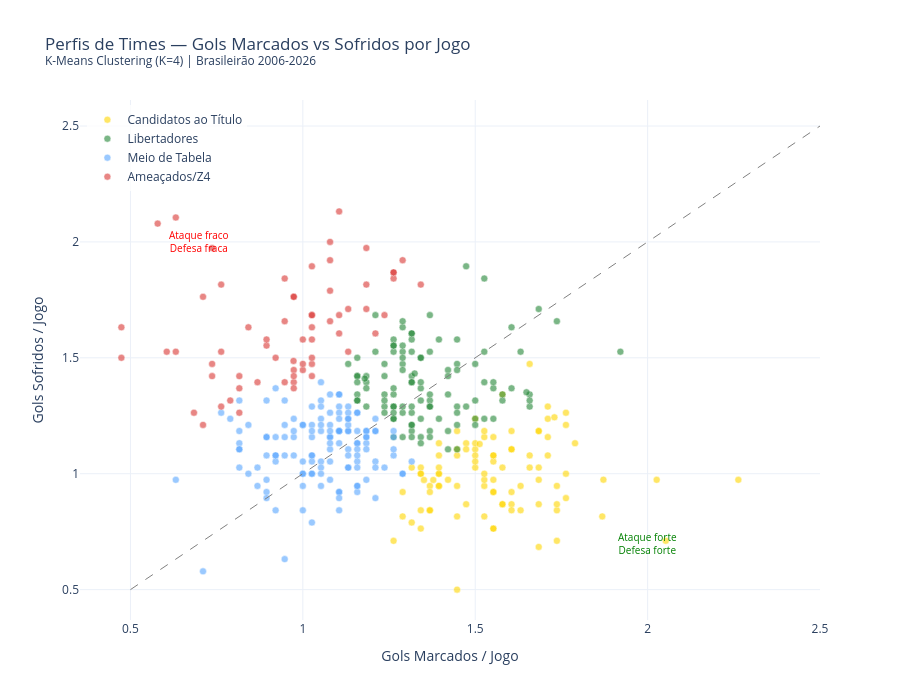

Here is the notebook cell this chart was saved with:
### Code cell
# === GRÁFICO 3: SCATTER — GOLS MARCADOS vs SOFRIDOS com CLUSTERS ===

cluster_colors = {
    'Candidatos ao Título': '#ffd700',
    'Libertadores': '#238636',
    'Meio de Tabela': '#58a6ff',
    'Ameaçados/Z4': '#da3633'
}

fig_scatter = go.Figure()

for perfil, cor in cluster_colors.items():
    sub = df_metricas[df_metricas['perfil'] == perfil]
    fig_scatter.add_trace(go.Scatter(
        x=sub['media_gm'], y=sub['media_gs'],
        mode='markers',
        marker=dict(color=cor, size=7, opacity=0.6, line=dict(width=0.5, color='white')),
        name=perfil,
        hovertemplate='%{customdata[0]} (%{customdata[1]})<br>'
                      'GM/jogo: %{x:.2f}<br>GS/jogo: %{y:.2f}<br>'
                      'Posição: %{customdata[2]}°<extra>' + perfil + '</extra>',
        customdata=sub[['time', 'ano', 'posicao']].values
    ))

# Diagonal de equilíbrio
fig_scatter.add_trace(go.Scatter(
    x=[0.5, 2.5], y=[0.5, 2.5],
    mode='lines', line=dict(color='gray', dash='dash', width=1),
    showlegend=False, hoverinfo='skip'
))

fig_scatter.add_annotation(x=2.0, y=0.7, text='Ataque forte<br>Defesa forte',
                           showarrow=False, font=dict(color='green', size=10))
fig_scatter.add_annotation(x=0.7, y=2.0, text='Ataque fraco<br>Defesa fraca',
                           showarrow=False, font=dict(color='red', size=10))

fig_scatter.update_layout(
    title='Perfis de Times — Gols Marcados vs Sofridos por Jogo<br>'
          '<sup>K-Means Clustering (K=4) | Brasileirão 2006-2026</sup>',
    xaxis_title='Gols Marcados / Jogo',
    yaxis_title='Gols Sofridos / Jogo',
    template='plotly_white',
    width=900, height=700,
    legend=dict(x=0.01, y=0.99, bgcolor='rgba(255,255,255,0.8)')
)

fig_scatter.show()
path = '../charts/cluster_scatter.html'
fig_scatter.write_html(path, include_plotlyjs='cdn')

# Adiciona descrição estatística
_desc = "Dispersão de gols marcados vs sofridos por jogo com agrupamento K-Means (K=4), identificando perfis ofensivos, defensivos e equilibrados."
with open(path) as f:
    html = f.read()
html = html.replace('<div>', f'<p style="text-align:center;color:#666;font-size:13px;font-family:sans-serif;margin:8px 0 0 0;">{_desc}</p>\n<div>', 1)
with open(path, 'w') as f:
    f.write(html)

print('Gráfico exportado: charts/cluster_scatter.html')

### Figure 1 — Plotly figure (JSON) as saved in the notebook; plotly's stock layout.template omitted (floating-point values rounded to 4 significant figures; data arrays with more than 128 entries replaced by an {"elided": "..."} marker saying what was removed)
{"data": [{"customdata": {"elided": "95x3 mixed values"}, "hovertemplate": "%{customdata[0]} (%{customdata[1]})<br>GM/jogo: %{x:.2f}<br>GS/jogo: %{y:.2f}<br>Posição: %{customdata[2]}°<extra>Candidatos ao Título</extra>", "marker": {"color": "#ffd700", "line": {"color": "white", "width": 0.5}, "opacity": 0.6, "size": 7}, "mode": "markers", "name": "Candidatos ao Título", "type": "scatter", "x": [1.684, 1.368, 1.526, 1.737, 1.5, 1.5, 1.447, 1.553, 1.763, 1.553, 1.447, 1.737, 1.526, 1.763, 1.711, 1.526, 1.5, 1.711, 1.395, 1.632, 1.789, 1.395, 1.5, 1.579, 1.5, 1.5, 1.684, 1.342, 1.605, 1.474, 1.553, 1.711, 1.447, 2.026, 1.342, 1.342, 1.289, 1.763, 1.605, 1.395, 1.553, 1.711, 1.868, 1.368, 1.553, 1.395, 1.368, 1.632, 1.553, 1.316, 1.447, 1.605, 1.421, 1.474, 1.553, 1.263, 1.342, 1.684, 1.342, 2.263, 1.684, 1.605, 1.579, 1.684, 1.73, 1.447, 1.378, 1.605, 1.351, 1.553, 1.763, 1.872, 1.513, 1.579, 1.658, 1.526, 1.737, 1.368, 1.526, 1.289, 1.474, 1.658, 1.684, 1.553, 1.605, 1.395, 1.395, 1.579, 1.395, 1.526, 1.447, 2.053, 1.316, 1.658, 1.737], "y": [1.184, 0.9474, 0.9474, 0.8421, 1.026, 1.237, 0.5, 1.158, 1.263, 0.9211, 1.184, 0.9474, 1.158, 1.211, 1.158, 1.184, 1.105, 1.079, 1.0, 0.9474, 1.132, 0.9474, 1.079, 1.342, 1.132, 1.053, 0.9737, 1.026, 0.8684, 0.8684, 0.9737, 1.289, 1.079, 0.9737, 1.0, 1.0, 0.8158, 1.0, 1.105, 1.079, 1.053, 1.237, 0.8158, 0.8421, 1.079, 1.0, 0.9211, 0.8421, 0.9211, 0.7895, 0.9474, 1.184, 0.9737, 1.132, 0.7632, 0.7105, 0.7632, 0.6842, 0.8421, 0.9737, 1.026, 0.8421, 0.8684, 1.184, 1.243, 1.105, 0.973, 0.9211, 0.973, 1.079, 0.8947, 0.9744, 1.128, 1.026, 1.079, 0.8158, 0.7105, 0.8421, 0.9737, 0.9211, 1.105, 1.474, 0.8684, 0.7632, 1.105, 1.026, 0.9474, 0.8684, 1.132, 1.0, 0.8158, 0.7105, 1.026, 1.026, 0.8684]}, {"customdata": {"elided": "112x3 mixed values"}, "hovertemplate": "%{customdata[0]} (%{customdata[1]})<br>GM/jogo: %{x:.2f}<br>GS/jogo: %{y:.2f}<br>Posição: %{customdata[2]}°<extra>Libertadores</extra>", "marker": {"color": "#238636", "line": {"color": "white", "width": 0.5}, "opacity": 0.6, "size": 7}, "mode": "markers", "name": "Libertadores", "type": "scatter", "x": [1.605, 1.368, 1.368, 1.368, 1.263, 1.658, 1.158, 1.526, 1.474, 1.5, 1.342, 1.658, 1.632, 1.921, 1.5, 1.447, 1.289, 1.289, 1.737, 1.263, 1.421, 1.526, 1.184, 1.316, 1.342, 1.447, 1.289, 1.5, 1.263, 1.158, 1.158, 1.474, 1.447, 1.605, 1.553, 1.368, 1.316, 1.263, 1.526, 1.289, 1.684, 1.526, 1.342, 1.342, 1.368, 1.289, 1.421, 1.658, 1.421, 1.316, 1.316, 1.368, 1.263, 1.553, 1.289, 1.447, 1.5, 1.579, 1.395, 1.237, 1.158, 1.316, 1.289, 1.263, 1.342, 1.316, 1.316, 1.553, 1.184, 1.579, 1.395, 1.649, 1.324, 1.263, 1.263, 1.289, 1.342, 1.368, 1.316, 1.237, 1.316, 1.263, 1.211, 1.316, 1.184, 1.316, 1.211, 1.263, 1.421, 1.368, 1.447, 1.179, 1.263, 1.289, 1.447, 1.342, 1.316, 1.237, 1.342, 1.237, 1.289, 1.421, 1.158, 1.263, 1.132, 1.184, 1.316, 1.237, 1.237, 1.158, 1.158, 1.447], "y": [1.632, 1.316, 1.184, 1.158, 1.526, 1.289, 1.421, 1.842, 1.289, 1.316, 1.316, 1.342, 1.526, 1.526, 1.474, 1.289, 1.632, 1.158, 1.658, 1.237, 1.447, 1.237, 1.421, 1.605, 1.158, 1.263, 1.263, 1.237, 1.237, 1.421, 1.395, 1.895, 1.474, 1.368, 1.368, 1.526, 1.421, 1.579, 1.395, 1.474, 1.711, 1.526, 1.5, 1.5, 1.684, 1.526, 1.105, 1.316, 1.421, 1.184, 1.579, 1.289, 1.342, 1.237, 1.5, 1.447, 1.211, 1.316, 1.579, 1.342, 1.342, 1.158, 1.658, 1.158, 1.368, 1.211, 1.605, 1.395, 1.395, 1.342, 1.237, 1.351, 1.432, 1.289, 1.368, 1.447, 1.395, 1.289, 1.263, 1.289, 1.395, 1.289, 1.526, 1.526, 1.289, 1.289, 1.684, 1.553, 1.342, 1.342, 1.211, 1.41, 1.263, 1.553, 1.105, 1.132, 1.395, 1.263, 1.237, 1.421, 1.289, 1.184, 1.316, 1.553, 1.474, 1.368, 1.211, 1.474, 1.316, 1.5, 1.316, 1.579]}, {"customdata": {"elided": "130x3 mixed values"}, "hovertemplate": "%{customdata[0]} (%{customdata[1]})<br>GM/jogo: %{x:.2f}<br>GS/jogo: %{y:.2f}<br>Posição: %{customdata[2]}°<extra>Meio de Tabela</extra>", "marker": {"color": "#58a6ff", "line": {"color": "white", "width": 0.5}, "opacity": 0.6, "size": 7}, "mode": "markers", "name": "Meio de Tabela", "type": "scatter", "x": {"elided": "130 float values"}, "y": {"elided": "130 float values"}}, {"customdata": {"elided": "64x3 mixed values"}, "hovertemplate": "%{customdata[0]} (%{customdata[1]})<br>GM/jogo: %{x:.2f}<br>GS/jogo: %{y:.2f}<br>Posição: %{customdata[2]}°<extra>Ameaçados/Z4</extra>", "marker": {"color": "#da3633", "line": {"color": "white", "width": 0.5}, "opacity": 0.6, "size": 7}, "mode": "markers", "name": "Ameaçados/Z4", "type": "scatter", "x": [1.026, 1.184, 1.079, 0.9737, 0.6316, 1.132, 1.105, 1.289, 0.9737, 1.263, 1.263, 1.211, 1.263, 1.079, 1.026, 0.8684, 1.342, 1.0, 1.184, 1.237, 0.9737, 1.026, 1.026, 1.026, 0.5789, 0.9737, 0.8158, 0.7368, 0.8947, 0.9737, 1.0, 0.6842, 0.7368, 0.6053, 0.7895, 1.184, 1.0, 0.9737, 0.4737, 0.9211, 0.9474, 0.4737, 0.6316, 0.8158, 0.7105, 0.8421, 0.8158, 1.079, 0.973, 0.7105, 1.026, 0.8947, 1.026, 0.7632, 1.105, 1.079, 0.9474, 1.026, 0.7632, 1.105, 0.7632, 1.132, 0.9474, 0.7368], "y": [1.632, 1.711, 2.0, 1.395, 2.105, 1.711, 1.684, 1.921, 1.763, 1.842, 1.868, 1.605, 1.868, 1.789, 1.684, 1.395, 1.816, 1.447, 1.974, 1.684, 1.763, 1.895, 1.421, 1.474, 2.079, 1.447, 1.263, 1.474, 1.553, 1.421, 1.579, 1.263, 1.421, 1.526, 1.316, 1.816, 1.474, 1.368, 1.5, 1.5, 1.658, 1.632, 1.526, 1.368, 1.211, 1.632, 1.421, 1.658, 1.486, 1.763, 1.5, 1.579, 1.579, 1.816, 2.132, 1.921, 1.395, 1.684, 1.526, 1.605, 1.289, 1.526, 1.842, 1.974]}, {"hoverinfo": "skip", "line": {"color": "gray", "dash": "dash", "width": 1}, "mode": "lines", "showlegend": false, "type": "scatter", "x": [0.5, 2.5], "y": [0.5, 2.5]}], "layout": {"annotations": [{"font": {"color": "green", "size": 10}, "showarrow": false, "text": "Ataque forte<br>Defesa forte", "x": 2.0, "y": 0.7}, {"font": {"color": "red", "size": 10}, "showarrow": false, "text": "Ataque fraco<br>Defesa fraca", "x": 0.7, "y": 2.0}], "height": 700, "legend": {"bgcolor": "rgba(255,255,255,0.8)", "x": 0.01, "y": 0.99}, "title": {"text": "Perfis de Times — Gols Marcados vs Sofridos por Jogo<br><sup>K-Means Clustering (K=4) | Brasileirão 2006-2026</sup>"}, "width": 900, "xaxis": {"title": {"text": "Gols Marcados / Jogo"}}, "yaxis": {"title": {"text": "Gols Sofridos / Jogo"}}}}
